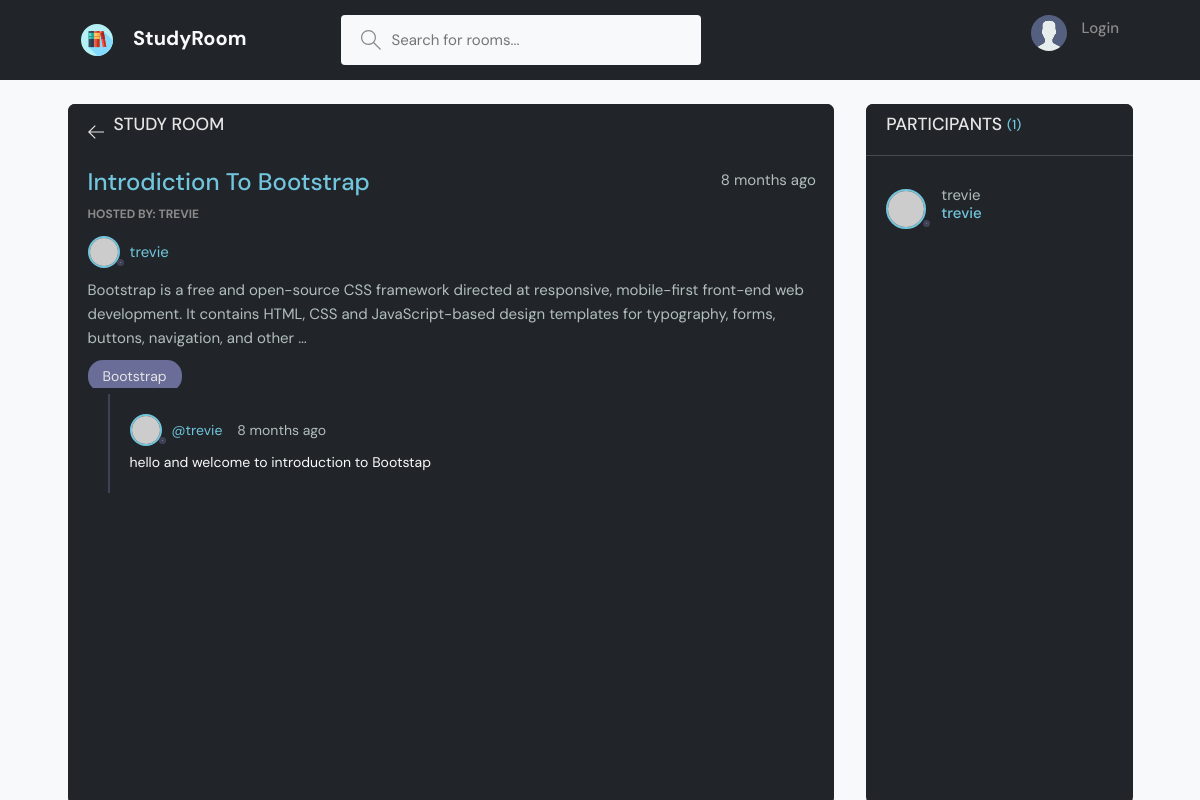
The page /room/17/ on the database as committed earlier.
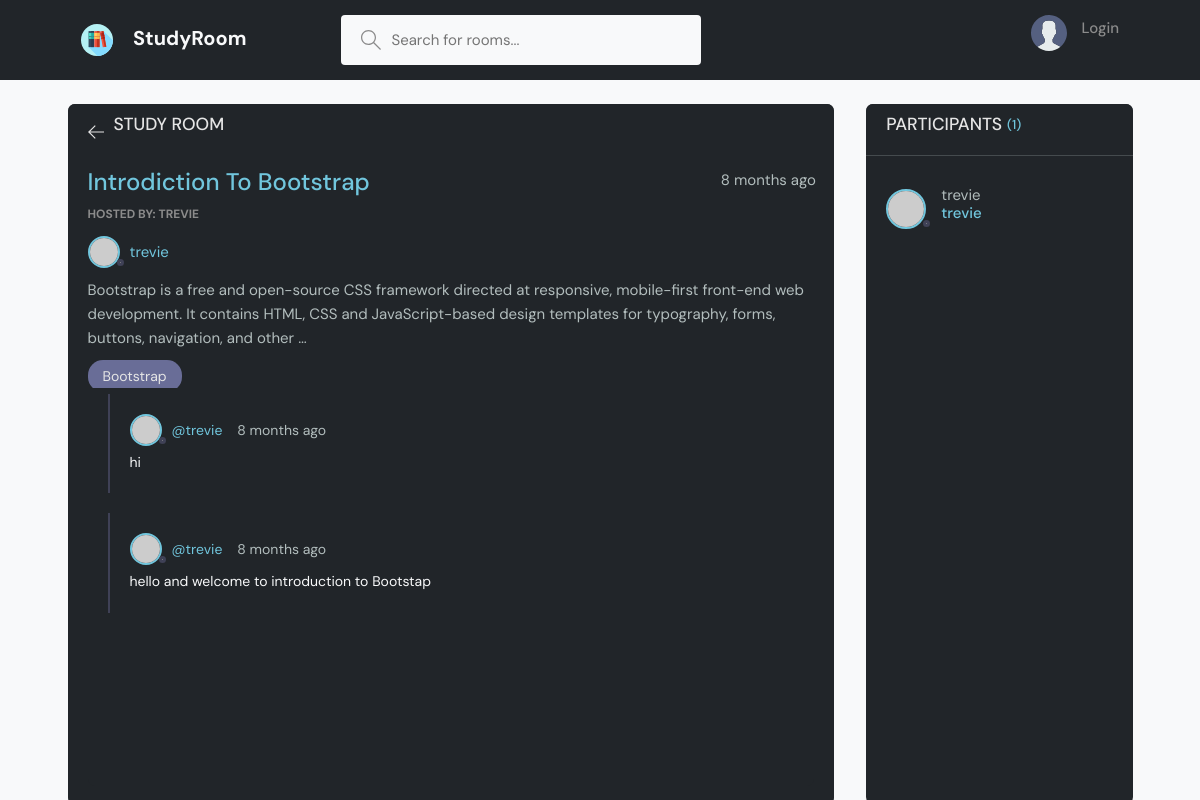
The same page on the database as committed later.
### base/models.py (models this page shows, shortened)
class Message(models.Model):
    user = models.ForeignKey(User, on_delete=models.CASCADE)
    room = models.ForeignKey(Room, on_delete=models.CASCADE)
    body = models.TextField()
    updated = models.DateTimeField(auto_now=True)
    created = models.DateTimeField(auto_now_add=True)
    class Meta:
        ordering = ['-updated', '-created']

### base/views.py (the view, shortened to what this page needs)
# urls.py: path('room/<str:pk>/', views.room, name='room'),
def room(request, pk):
    room = Room.objects.get(id=pk)
    room_messages = room.message_set.all()
    participants = room.participants.all()
    context = {'room': room, 'room_messages': room_messages,
               'participants': participants}
    return render(request, 'base/room.html', context)

### base/models.py (called while the page is built)
    def __str__(self):
        return self.name

### base/templates/base/room.html (shortened to what this page needs)
{% extends 'main.html' %}
{% block content %}
<body>
  <main class="profile-page layout layout--2">
    <div class="container">
      <div class="room bg-dark">
        <div class="room__top bg-dark">
          <div class="room__topLeft bg-dark">
            <a href="{% url 'home' %}">
              <svg version="1.1" xmlns="http://www.w3.org/2000/svg" width="32" height="32" viewBox="0 0 32 32">
                <title>arrow-left</title>
                <path
                  d="M13.723 2.286l-13.723 13.714 13.719 13.714 1.616-1.611-10.96-10.96h27.625v-2.286h-27.625l10.965-10.965-1.616-1.607z">
                </path>
              </svg>
            </a>
            <h3>Study Room</h3>
          </div>
        </div>
        <div class="room__box scroll bg-dark">
          <div class="room__header scroll bg-dark">
            <div class="room__info">
              <h3>{{room.name.title}}</h3>
              <span>{{room.created|timesince}} ago</span>
            </div>
            <div class="room__hosted">
              <p>Hosted By: {{room.host.username}}</p>
              <a href="{% url 'user-profile' room.host.id %}" class="room__author">
                <div class="avatar avatar--small">
                  <img src="https://randomuser.me/api/portraits/men/37.jpg" />
                </div>
                <span>{{room.host.username}}</span>
              </a>
            </div>
            <div class="room__details bg-dark">
              {{room.description|truncatewords:30}}
            </div>
            <span class="room__topics">{{room.topic}}</span>
          </div>
          <div class="room__conversation bg-dark">
            <div class="threads scroll bg-dark">
              {% for message in room_messages %}
              <div class="thread">
                <div class="thread__top">
                  <div class="thread__author">
                    <a href="{% url 'user-profile' message.user.id %}" class="thread__authorInfo">
                      <div class="avatar avatar--small">
                        <img src="https://randomuser.me/api/portraits/men/37.jpg" />
                      </div>
                      <span>@{{message.user.username}}</span>
                    </a>
                    <span class="thread__date">{{message.created|timesince}} ago</span>
                  </div>
                </div>
                <div class="thread__details text-light">
                 {{message.body|truncatewords:15}}
                </div>
              </div>
              {% endfor %}
            </div>
          </div>
        </div>
      </div>
      <div class="participants bg-dark">
        <h3 class="participants__top bg-dark">Participants <span>({{participants.count}})</span></h3>
        <hr class="bg-light">
        <div class="participants__list scroll">
          {% for user in participants %}
          <a href="{% url 'user-profile' user.id %}" class="participant">
            <div class="avatar avatar--medium">
              <img src="https://randomuser.me/api/portraits/men/37.jpg" />
            </div>
            <p>
              {{user.username}}
              <span>{{user.username}}</span>
            </p>
          </a>
          {% endfor %}
        </div>
      </div>
    </div>
  </main>
  {% endblock %}

Rows that differ between the two databases and show on the page:
added Message: user.username "trevie", created "8 months", body "hi"
